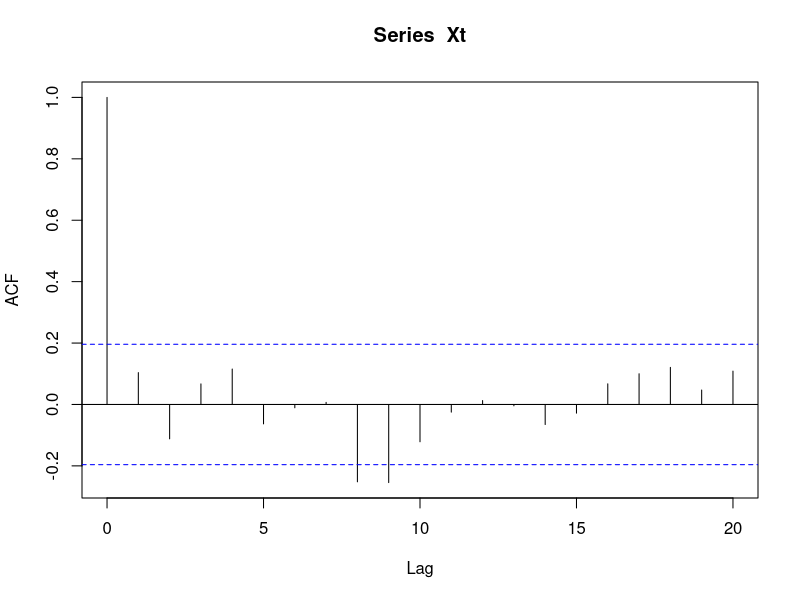
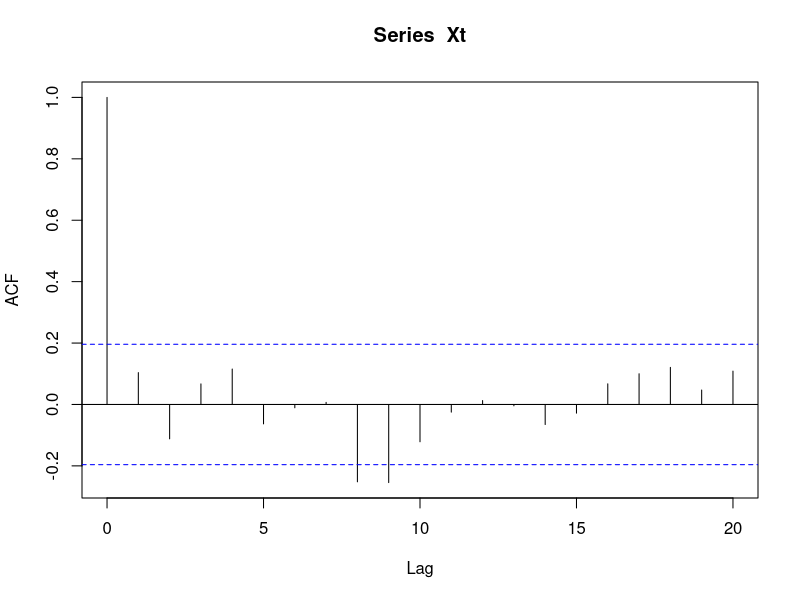
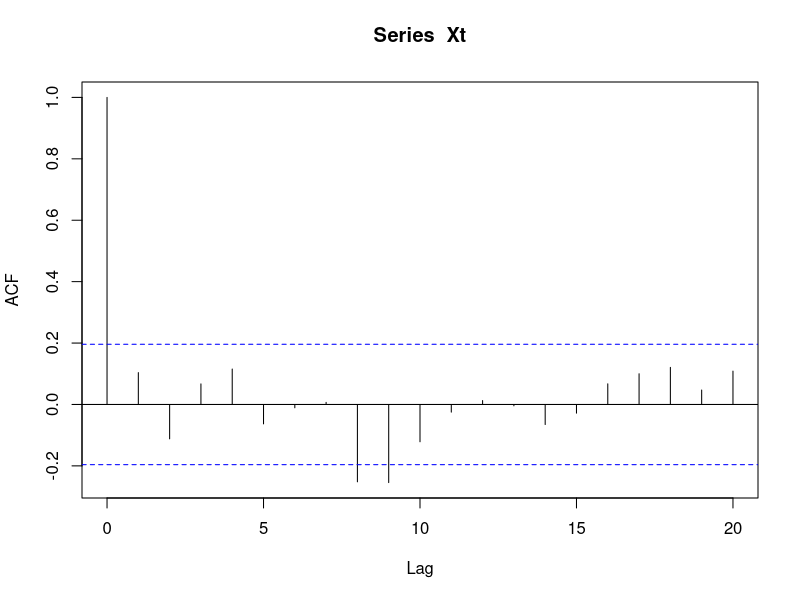
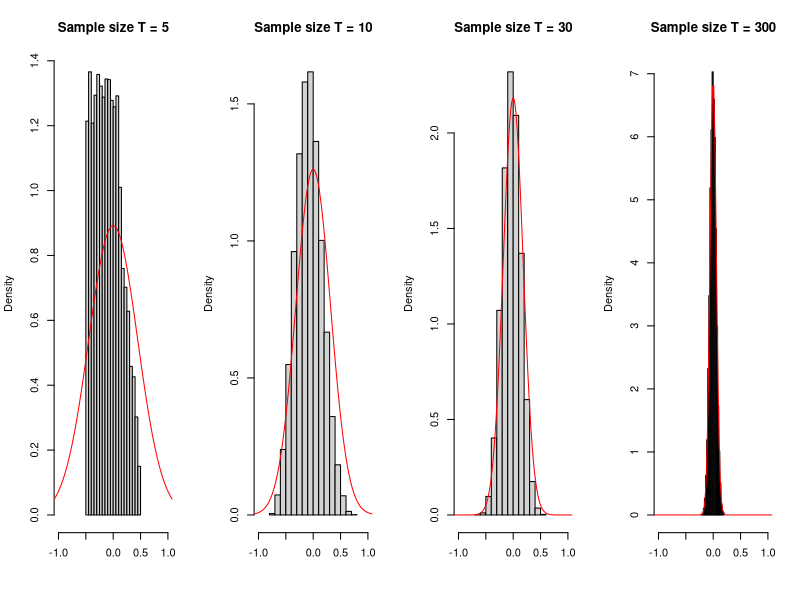
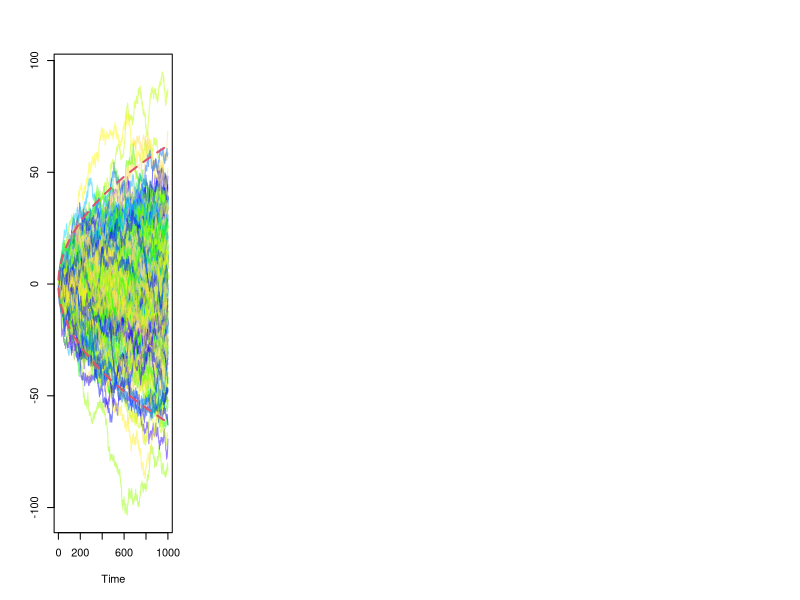

Source code (R) for these figures, in order:


## @knitr basicACF

# Simulate iid gaussian RV (i.e. white noise)
Xt = rnorm(100)

# Compute autocorrelation
acf_Xt = acf(Xt)

# Plot autocorrelation
plot(acf_Xt)

## @knitr basicACF2

# Plot autocorrelation with confidence bands
plot(acf_Xt)

## @knitr simulationACF

# Number of Monte Carlo replications
B = 10000

# Define considered lag
h = 3

# Sample size considered
T = c(5,10,30,300)

# Initialisation
result = matrix(NA,B,length(T))

# Set seed
set.seed(1)

# Start Monte Carlo
for (i in 1:B){
  for (j in 1:length(T)){
    # Simluate process
    Xt = rnorm(T[j])
    
    # Save autocorrelation at lag h
    result[i,j] = acf(Xt, plot = FALSE)$acf[h+1]
  }
}

# Plot results
par(mfrow = c(1,length(T)))
for (i in 1:length(T)){
  # Estimated empirical distribution
  hist(result[,i], col = "lightgrey", main = paste("Sample size T =",T[i]), probability = TRUE, xlim = c(-1,1), xlab = " ")
  
  # Asymptotic distribution
  xx = seq(from = -10, to = 10, length.out = 10^3)
  yy = dnorm(xx,0,1/sqrt(T[i]))
  lines(xx,yy, col = "red")
}

## @knitr RW
# In this example, we simulate a large number of random walks
# Number of simulated processes
B = 200

# Length of random walks
n = 1000

# Output matrix
out = matrix(NA,B,n)

for (i in 1:B){
  # Simulate random walk
  Xt = cumsum(rnorm(n))
  
  # Store process
  out[i,] = Xt
}

# Plot random walks
plot(NA, xlim = c(1,n), ylim = range(out), xlab = "Time", ylab = " ")
color = sample(topo.colors(B, alpha = 0.5))
for (i in 1:B){
  lines(out[i,], col = color[i])
}

# Add 95% confidence region
lines(1:n, 1.96*sqrt(1:n), col = 2, lwd = 2, lty = 2)
lines(1:n, -1.96*sqrt(1:n), col = 2, lwd = 2, lty = 2)
